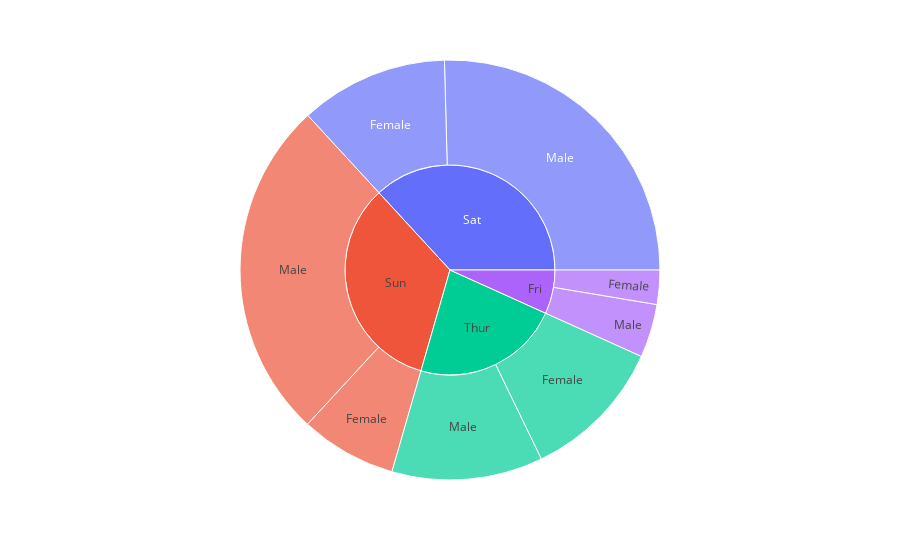

Here is the notebook cell this chart was saved with:
### Markdown cell above
## Sunburst with discrete color argument
Hierarchical data are often stored as a rectangular dataframe, with different columns corresponding to different levels of the hierarchy. *px.sunburst* can take a path parameter corresponding to a list of columns. Note that id and parent should not be provided if path is given.

### Code cell
import plotly.express as px
df = px.data.tips()
fig = px.sunburst(df, path=['day', 'sex'], values='total_bill')
#fig = px.sunburst(df, path=['sex', 'day', 'time'], values='total_bill', color='time')
fig.show()

### Figure 1 — Plotly figure (JSON) as saved in the notebook; plotly's stock layout.template omitted (floating-point values rounded to 4 significant figures)
{"data": [{"branchvalues": "total", "domain": {"x": [0, 1], "y": [0, 1]}, "hoverlabel": {"namelength": 0}, "hovertemplate": "labels=%{label}<br>total_bill=%{value}<br>parent=%{parent}<br>id=%{id}", "ids": ["Fri/Female", "Sat/Female", "Sun/Female", "Thur/Female", "Fri/Male", "Sat/Male", "Sun/Male", "Thur/Male", "Fri", "Sat", "Sun", "Thur"], "labels": ["Female", "Female", "Female", "Female", "Male", "Male", "Male", "Male", "Fri", "Sat", "Sun", "Thur"], "name": "", "parents": ["Fri", "Sat", "Sun", "Thur", "Fri", "Sat", "Sun", "Thur", "", "", "", ""], "type": "sunburst", "values": [127.3, 551.0, 357.7, 534.9, 198.6, 1227.0, 1269.0, 561.4, 325.9, 1778.0, 1627.0, 1096.0]}], "layout": {"legend": {"tracegroupgap": 0}, "margin": {"t": 60}}}
